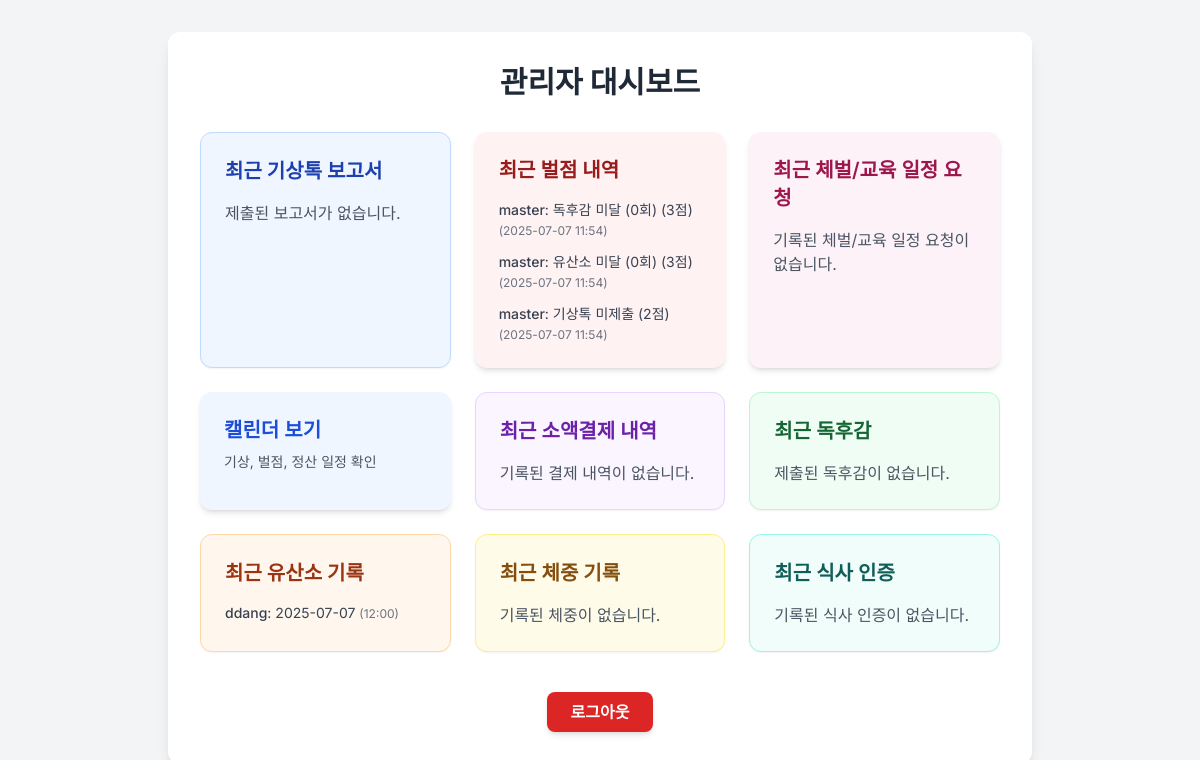
Page / (signed in) on the earlier database version.
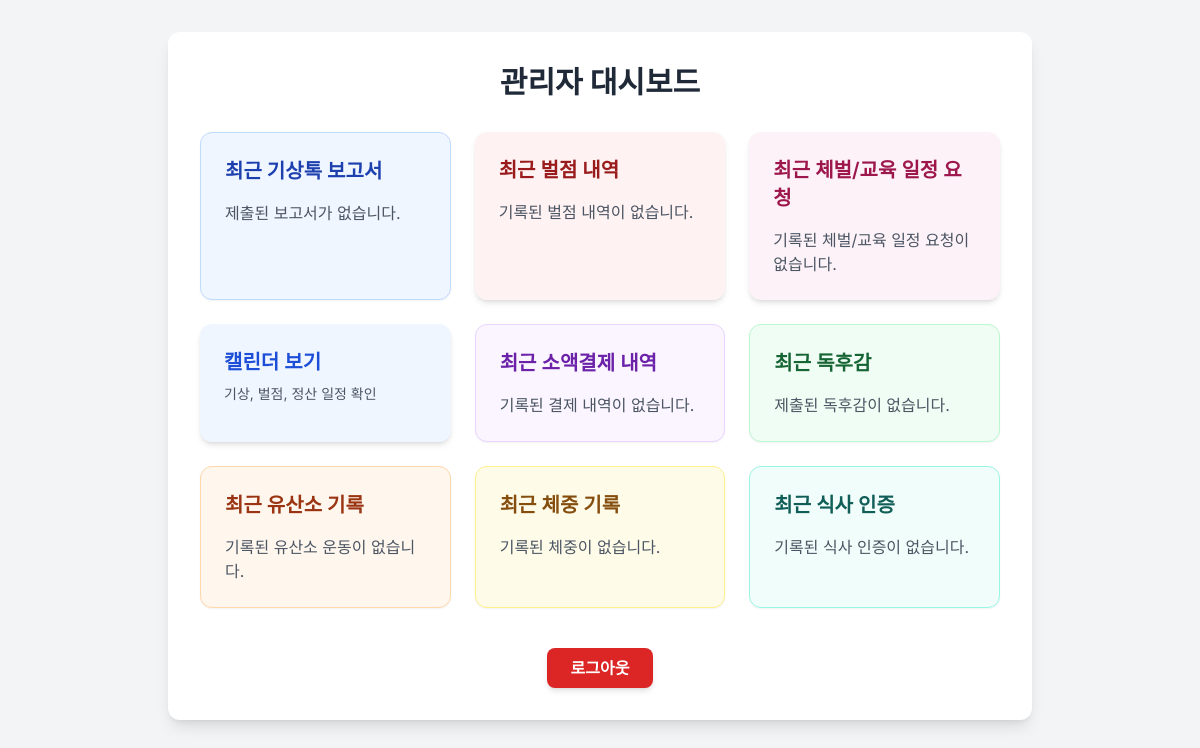
Same page on the later database version.
### app.py (models this page shows, shortened)
class Penalty(db.Model):
    id = db.Column(db.Integer, primary_key=True)
    user_id = db.Column(db.Integer, db.ForeignKey('user.id'), nullable=False)
    penalty_type = db.Column(db.String(50), nullable=False)
    rule_name = db.Column(db.String(50), nullable=True) # 벌점이 부과된 규칙 이름
    reason = db.Column(db.Text, nullable=True)
    penalty_points = db.Column(db.Integer, nullable=False, default=1)
    timestamp = db.Column(db.DateTime, default=datetime.now, nullable=False)
    related_date = db.Column(db.Date, nullable=True) # 주간/일간 벌점 계산 시 해당 날짜/주차를 기록
    user = db.relationship('User', backref=db.backref('penalties', lazy=True))

class User(db.Model):
    id = db.Column(db.Integer, primary_key=True)
    username = db.Column(db.String(80), unique=True, nullable=False)
    password_hash = db.Column(db.String(128), nullable=False)
    role = db.Column(db.String(10), nullable=False)

class Cardio(db.Model):
    id = db.Column(db.Integer, primary_key=True)
    user_id = db.Column(db.Integer, db.ForeignKey('user.id'), nullable=False)
    date = db.Column(db.Date, nullable=False)
    image_filename = db.Column(db.String(120), nullable=True)
    timestamp = db.Column(db.DateTime, default=datetime.now, nullable=False)
    user = db.relationship('User', backref=db.backref('cardio_logs', lazy=True))

### app.py (the view, shortened to what this page needs)
@app.route('/')
def home():
    if 'user_id' not in session:
        return redirect(url_for('login'))
    if session.get('role') == 'owner':
        all_reports = Report.query.order_by(Report.timestamp.desc()).limit(10).all()
        all_payments = Payment.query.order_by(Payment.timestamp.desc()).limit(10).all()
        all_book_reviews = BookReview.query.order_by(BookReview.timestamp.desc()).limit(10).all()
        all_cardio_logs = Cardio.query.order_by(Cardio.timestamp.desc()).limit(10).all()
        all_weight_entries = WeightEntry.query.order_by(WeightEntry.timestamp.desc()).limit(10).all()
        all_meal_logs = MealLog.query.order_by(MealLog.timestamp.desc()).limit(10).all()
        all_penalties = Penalty.query.order_by(Penalty.timestamp.desc()).limit(10).all()
        all_punishment_schedules = PunishmentSchedule.query.filter(
            PunishmentSchedule.status.in_(['pending', 'approved']) # 대기 중이거나 승인된 일정만 표시
        ).order_by(PunishmentSchedule.requested_datetime.asc()).limit(10).all()
        return render_template('dashboard.html',
                               reports=all_reports,
                               payments=all_payments,
                               book_reviews=all_book_reviews,
                               cardio_logs=all_cardio_logs,
                               weight_entries=all_weight_entries,
                               meal_logs=all_meal_logs,
                               penalties=all_penalties,
                               punishment_schedules=all_punishment_schedules)

### templates/dashboard.html (shortened to what this page needs)
{% extends "base.html" %}
{% from '_macros.html' import format_currency %}
{% block content %}
<div class="bg-white p-8 rounded-xl shadow-lg w-full max-w-6xl mx-auto">
  <h2 class="text-3xl font-bold text-center text-gray-800 mb-8">관리자 대시보드</h2>
  <div class="grid grid-cols-1 md:grid-cols-2 lg:grid-cols-3 gap-6">
    <div class="bg-blue-50 p-6 rounded-xl shadow-sm border border-blue-200">
      <h3 class="text-xl font-semibold text-blue-800 mb-4">최근 기상톡 보고서</h3>
      {% if reports %}
        <ul class="space-y-3">
          {% for report in reports %}
            <li class="text-gray-700 text-sm">
              <span class="font-medium">{{ report.user.username }}</span>: {{ report.content | truncate(50) }}
              <span class="text-gray-500 text-xs">({{ report.timestamp.strftime('%Y-%m-%d %H:%M') }})</span>
              {% if report.is_late %}<span class="text-red-500 font-bold ml-1">(지각)</span>{% endif %}
            </li>
          {% endfor %}
        </ul>
      {% else %}
        <p class="text-gray-600">제출된 보고서가 없습니다.</p>
      {% endif %}
    </div>
    <a href="{{ url_for('penalties') }}" class="block p-6 bg-red-50 rounded-xl shadow-md hover:shadow-lg transition duration-300 transform hover:-translate-y-1">
      <h3 class="text-xl font-semibold text-red-800 mb-4">최근 벌점 내역</h3>
      {% if penalties %}
        <ul class="space-y-3">
          {% for penalty in penalties %}
            <li class="text-gray-700 text-sm">
              <span class="font-medium">{{ penalty.user.username }}</span>: {{ penalty.penalty_type }} ({{ penalty.penalty_points }}점)
              <span class="text-gray-500 text-xs">({{ penalty.timestamp.strftime('%Y-%m-%d %H:%M') }})</span>
            </li>
          {% endfor %}
        </ul>
      {% else %}
        <p class="text-gray-600">기록된 벌점 내역이 없습니다.</p>
      {% endif %}
    </a>
    <a href="{{ url_for('admin_punishment_requests') }}" class="block p-6 bg-pink-50 rounded-xl shadow-md hover:shadow-lg transition duration-300 transform hover:-translate-y-1">
      <h3 class="text-xl font-semibold text-pink-800 mb-4">최근 체벌/교육 일정 요청</h3>
      {% if punishment_schedules %}
        <ul class="space-y-3">
          {% for schedule in punishment_schedules %}
            <li class="text-gray-700 text-sm">
              <span class="font-medium">{{ schedule.user.username }}</span>: {{ schedule.requested_datetime.strftime('%Y-%m-%d %H:%M') }} ({{ schedule.status }})
              {% if schedule.requested_tool %}<span class="text-gray-500 text-xs ml-1">({{ schedule.requested_tool }})</span>{% endif %}
              <span class="text-gray-500 text-xs">({{ schedule.timestamp.strftime('%Y-%m-%d %H:%M') }})</span>
            </li>
          {% endfor %}
        </ul>
      {% else %}
        <p class="text-gray-600">기록된 체벌/교육 일정 요청이 없습니다.</p>
      {% endif %}
    </a>
    <a href="{{ url_for('calendar_view') }}" class="block p-6 bg-blue-50 rounded-xl shadow-md hover:shadow-lg transition duration-300 transform hover:-translate-y-1">
      <h3 class="text-xl font-semibold text-blue-700 mb-2">캘린더 보기</h3>
      <p class="text-gray-600 text-sm">기상, 벌점, 정산 일정 확인</p>
    </a>
    <div class="bg-purple-50 p-6 rounded-xl shadow-sm border border-purple-200">
      <h3 class="text-xl font-semibold text-purple-800 mb-4">최근 소액결제 내역</h3>
      {% if payments %}
        <ul class="space-y-3">
          {% for payment in payments %}
            <li class="text-gray-700 text-sm">
              <span class="font-medium">{{ payment.user.username }}</span>: {{ payment.description | default('설명 없음') }} - {{ format_currency(payment.amount | int) }}원
              <span class="text-gray-500 text-xs">({{ payment.timestamp.strftime('%Y-%m-%d %H:%M') }})</span>
            </li>
          {% endfor %}
        </ul>
      {% else %}
        <p class="text-gray-600">기록된 결제 내역이 없습니다.</p>
      {% endif %}
    </div>
    <div class="bg-green-50 p-6 rounded-xl shadow-sm border border-green-200">
      <h3 class="text-xl font-semibold text-green-800 mb-4">최근 독후감</h3>
      {% if book_reviews %}
        <ul class="space-y-3">
          {% for review in book_reviews %}
            <li class="text-gray-700 text-sm">
              <span class="font-medium">{{ review.user.username }}</span>: "{{ review.book_title }}" ({{ review.page_count }}p)
              <span class="text-gray-500 text-xs">({{ review.timestamp.strftime('%Y-%m-%d %H:%M') }})</span>
            </li>
          {% endfor %}
        </ul>
      {% else %}
        <p class="text-gray-600">제출된 독후감이 없습니다.</p>
      {% endif %}
    </div>
    <div class="bg-orange-50 p-6 rounded-xl shadow-sm border border-orange-200">
      <h3 class="text-xl font-semibold text-orange-800 mb-4">최근 유산소 기록</h3>
      {% if cardio_logs %}
        <ul class="space-y-3">
          {% for log in cardio_logs %}
            <li class="text-gray-700 text-sm">
              <span class="font-medium">{{ log.user.username }}</span>: {{ log.date.strftime('%Y-%m-%d') }}
              <span class="text-gray-500 text-xs">({{ log.timestamp.strftime('%H:%M') }})</span>
            </li>
          {% endfor %}
        </ul>
      {% else %}
        <p class="text-gray-600">기록된 유산소 운동이 없습니다.</p>
      {% endif %}
    </div>
    <div class="bg-yellow-50 p-6 rounded-xl shadow-sm border border-yellow-200">
      <h3 class="text-xl font-semibold text-yellow-800 mb-4">최근 체중 기록</h3>
      {% if weight_entries %}
        <ul class="space-y-3">
          {% for entry in weight_entries %}
            <li class="text-gray-700 text-sm">
              <span class="font-medium">{{ entry.user.username }}</span>: {{ entry.weight_kg }}kg
              <span class="text-gray-500 text-xs">({{ entry.timestamp.strftime('%Y-%m-%d %H:%M') }})</span>
            </li>
          {% endfor %}
        </ul>
      {% else %}
        <p class="text-gray-600">기록된 체중이 없습니다.</p>
      {% endif %}
    </div>
    <div class="bg-teal-50 p-6 rounded-xl shadow-sm border border-teal-200">
      <h3 class="text-xl font-semibold text-teal-800 mb-4">최근 식사 인증</h3>
      {% if meal_logs %}
        <ul class="space-y-3">
          {% for log in meal_logs %}
            <li class="text-gray-700 text-sm">
              <span class="font-medium">{{ log.user.username }}</span>: {{ log.meal_type | capitalize }}
              <span class="text-gray-500 text-xs">({{ log.timestamp.strftime('%H:%M') }})</span>
            </li>
          {% endfor %}
        </ul>
      {% else %}
        <p class="text-gray-600">기록된 식사 인증이 없습니다.</p>
      {% endif %}
    </div>
  </div>
  <div class="mt-10 text-center">
    <a href="{{ url_for('logout') }}" class="inline-block px-6 py-2 bg-red-600 text-white rounded-lg font-semibold hover:bg-red-700 transition duration-300 shadow-md">로그아웃</a>
  </div>
</div>
{% endblock %}

### templates/base.html (shortened to what this page needs)
<!DOCTYPE html>
<html lang="ko">
<head>
  <script src="https://cdn.tailwindcss.com"></script>
</head>
<body class="bg-gray-100 min-h-screen flex flex-col items-center py-8">
  <div class="w-full max-w-4xl px-4">
    {% block content %}{% endblock %}
  </div>
</body>
</html>

### templates/base.html (style rules this page uses)
body { font-family: 'Inter', sans-serif; }

Differences in the rows shown:
removed Penalty: user.username "master", penalty_type "독후감 미달 (0회)", penalty_points "3", timestamp "2025-07-07 11:54"
removed Penalty: user.username "master", penalty_type "유산소 미달 (0회)", penalty_points "3", timestamp "2025-07-07 11:54"
removed Penalty: user.username "master", penalty_type "기상톡 미제출", penalty_points "2", timestamp "2025-07-07 11:54"
removed Cardio: user.username "ddang", date "2025-07-07", timestamp "12:00"
Other differences:
text now shown: "기록된 벌점 내역이 없습니다. 기록된 유산소 운동이 없습니다."
